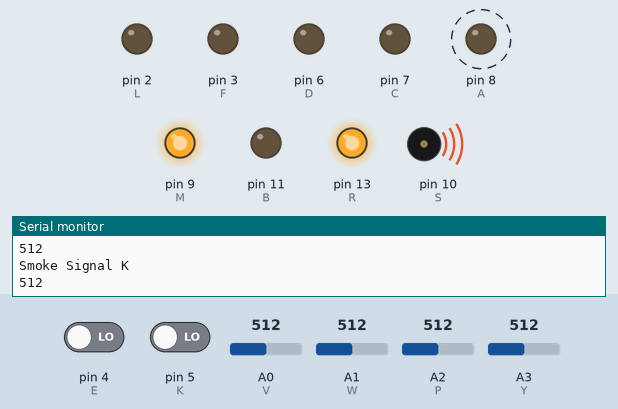
Simulated run of this sketch. Board: Arduino Uno, built with avr-gcc and run on an emulated ATmega328P. Parts: output pins drawn as LEDs (lit = HIGH), buzzer (waves = sounding), the last lines printed to the serial monitor. Dashed ring = blinking. The test bench sets the inputs (shaded band); at power-on: A0 (V) = 512, pin 5 (K) LOW, pin 4 (E) LOW, A1 (W) = 512, A2 (P) = 512, A3 (Y) = 512. Pins used as bus, display or sensor lines are not drawn.

Above: at 1.26 s.
1.3 s: A0 (V) set to 23
4.3 s: A0 (V) set to 18
At 4.93 s:
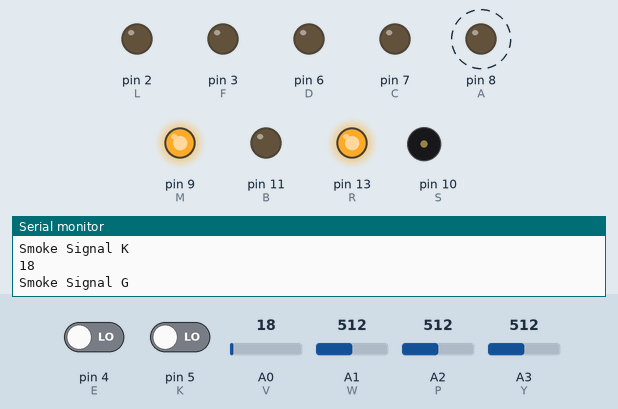
7.3 s: pin 5 (K) driven HIGH
At 8.1 s:
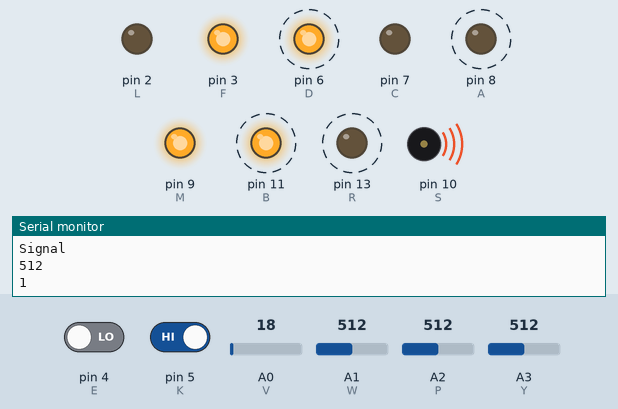
10.3 s: pin 4 (E) driven HIGH
At 12.2 s:
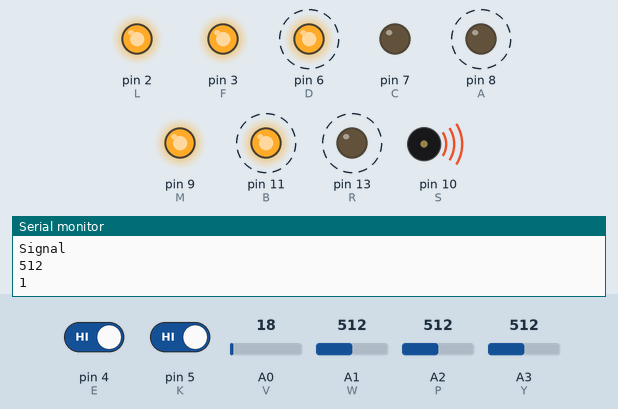
13.3 s: pin 5 (K) driven LOW
At 14.4 s:
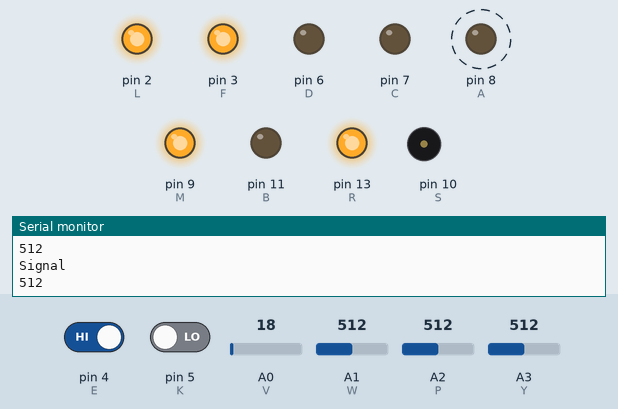
16.3 s: pin 4 (E) driven LOW
At 20.15 s:
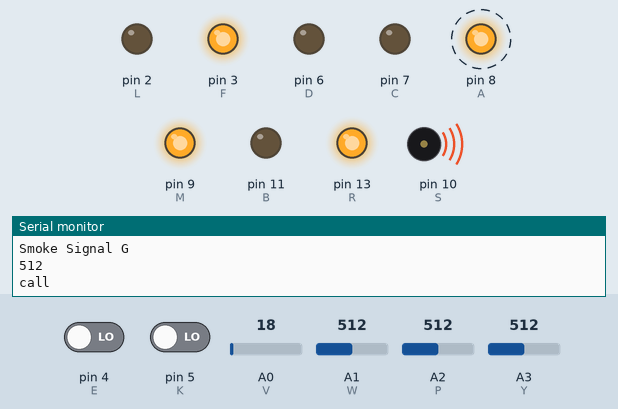
Timing chart, 0 to 20.3 s (numbered marks = the images above; inputs shaded):
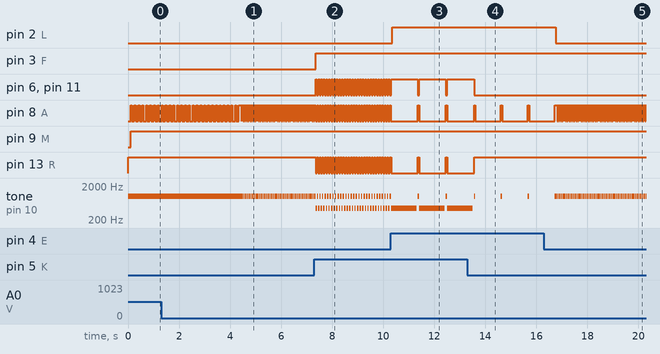

Measured:
- the behaviour switches between 21 and 20 on A0 (V) (found by bisection; images 0 and 1)
- after the input at 4.3 s, pin 8 (A): alternates HIGH for 0.05 s and LOW for 0.02 s, starting after 0.15 s; tone on pin 10 (S): alternates 1000 Hz for 0.05 s and silent for 0.02 s, starting after 0.15 s
- after the input at 7.3 s, pin 3 (F): LOW → HIGH after 0.06 s; pin 6 (D), pin 11 (B), pin 13 (R): alternates HIGH for 0.05 s and LOW for 0.05 s, starting after 0.06 s; pin 8 (A): alternates HIGH for 0.05 s and LOW for 0.05 s, starting after 0.21 s; tone on pin 10 (S): alternates 1000 Hz for 0.05 s and 440 Hz for 0.05 s, starting after 0.06 s
- after the input at 10.3 s, pin 2 (L): LOW → HIGH after 0.06 s; pin 6 (D), pin 11 (B): alternates HIGH for 1.1 s and LOW for 0.05 s, starting after 1.1 s; pin 8 (A), pin 13 (R): alternates HIGH for 0.05 s and LOW for 1.1 s, starting after 1.1 s
- after the input at 13.3 s, pin 6 (D), pin 11 (B): goes on until 13.6 s, then stays LOW; pin 13 (R): goes on until 13.6 s, then stays HIGH
- after the input at 16.3 s, pin 2 (L): HIGH → LOW after 0.47 s; pin 8 (A): alternates HIGH for 0.05 s and LOW for 0.02 s, starting after 0.52 s; tone on pin 10 (S): alternates 1000 Hz for 0.05 s and silent for 0.02 s, starting after 0.52 s
- by itself, pin 8 (A): alternates HIGH for 0.05 s and LOW for 0.10 s

The sketch:

DSH.ino
```cpp
/* code for no activity:

// HOMESHH - Capstone Prototype
// by Niam Moltta

const int Green =12;
const int Blue =11;
const int Red =13;

void setup()
{

  pinMode(Green, OUTPUT);
  pinMode(Blue, OUTPUT);
  pinMode(Red, OUTPUT);

}

void loop() {

  //Red
  digitalWrite(Red, HIGH);
  digitalWrite(Blue, LOW);
  digitalWrite(Green, LOW);
  delay(1000);
  //Green
  digitalWrite(Red, LOW);
  digitalWrite(Blue, LOW);
  digitalWrite(Green, HIGH);
  delay(1000);
  //Blue
  digitalWrite(Red, LOW);
  digitalWrite(Blue, HIGH);
  digitalWrite(Green, LOW);
  delay(1000);
  //Magenta
  digitalWrite(Red, HIGH);
  digitalWrite(Blue, HIGH);
  digitalWrite(Green, LOW);
  delay(1000);
  //Cyan
  digitalWrite(Red, LOW);
  digitalWrite(Blue, HIGH);
  digitalWrite(Green, HIGH);
  delay(1000);
  //Yellow
  digitalWrite(Red, HIGH);
  digitalWrite(Blue, LOW);
  digitalWrite(Green, HIGH);
  delay(1000);
}

*/

//Real Code:**********************************************************************:

// HomeShh - IoT Specialization Capstone Project
// Smart Home for deaf people
// by Tania Molina.

const int G =12;
const int B =11;
const int R =13;
const int S = 10;
const int A = 8;
const int C = 7;
const int D = 6;
const int K = 5;
const int M = 9;
const int E = 4;
const int F = 3;
const int L = 2;
const int Y = A3;
const int P = A2;
const int V = A0;
const int W = A1;

int s = 0;
int c = 0;
int ms = 0;
int db = 0;

void setup()
{
  pinMode(G, OUTPUT);
  pinMode(B, OUTPUT);
  pinMode(R, OUTPUT);
  pinMode(S, OUTPUT);
  pinMode(M, OUTPUT);
  pinMode(A, OUTPUT);
  pinMode(C, OUTPUT);
  pinMode(D, OUTPUT);
  pinMode(F, OUTPUT);
  pinMode(L, OUTPUT);
  Serial.begin(9600);
  pinMode(K, INPUT);
  pinMode(V, INPUT);
  pinMode(E, INPUT);
  pinMode(W, INPUT);
  pinMode(Y, INPUT);
  pinMode(P, INPUT);

  Nothing();
  OffS();
  digitalWrite(M, LOW);
  digitalWrite(L, LOW);
  digitalWrite(F, LOW);
  digitalWrite(S, LOW);
  noTone(S);

}

void loop() {

   //Car present
  long car = digitalRead(E);

 if(car == HIGH) {

   digitalWrite(L, HIGH);
   delay(1000); //time for simulation purposes

 }

  else

   {

    digitalWrite(L, LOW);

  }

  //Fire simulation
  s = analogRead(V);
  Serial.println("Smoke Signal K");
  Serial.println(s);

  if (s > 20) {

    Fire();
    tone(S, 1000);
    delay(100);
    analogWrite(M, 255);

  }

  else {

    noTone(S);
    Nothing();
    OffS();

  }

  ms = analogRead(W);
  Serial.println("Smoke Signal G");
  Serial.println(ms);

  if (ms > 20) {

    Fire();
    FireS();
    tone(S, 1000);
    delay(50);
    analogWrite(M, 255);

  }

  else {

    noTone(S);
    Nothing();
    OffS();
  }

  //Phone simulation

  c = analogRead(Y);
  Serial.println("call");
  Serial.println(c);

  if (c == 1023) {

    Phone();
    PhoneS();
    tone(S, 700);
    delay(50);
    analogWrite(M, 255);

  }

  else {

    noTone(S);
    Nothing();
    OffS();

  }

  //Doorbell simulation
  db = analogRead(P);
  Serial.println("Signal");
  Serial.println(db);
  if (db == 1023) {

    Doorbell();
    DoorbellS();
    tone(S, 330);
    delay(35);
    tone(S, 261);
    delay(35);
    analogWrite(M, 255);

  }

  else {

    noTone(S);
    Nothing();
    OffS();

  }

  //Burglar Simulation

long b = digitalRead(K);

 if(b == HIGH) {

   Robbery();
   RobberyS();
   tone(S, 440, 1000);
   digitalWrite(F, HIGH);
   Serial.println(b);
   delay(50);
   analogWrite(M, 255);

  }

  else

   {

    OffS();
    noTone(S);

  }

}

//RGB**************************//

void Fire() {
  //RED!
  digitalWrite(R, HIGH);
  digitalWrite(B, LOW);
  digitalWrite(G, LOW);
}
void Doorbell() {
  //GREEN
  digitalWrite(R, LOW);
  digitalWrite(B, LOW);
  digitalWrite(G, HIGH);
}
void Robbery() {
  //BLUE
  digitalWrite(R, LOW);
  digitalWrite(B, HIGH);
  digitalWrite(G, LOW);
}
void Noise() { //ABOVE 120db!!!
  //MAGENTA (OPTIONAL WITH RASPBERRY PI)
  digitalWrite(R, HIGH);
  digitalWrite(B, HIGH);
  digitalWrite(G, LOW);
}
void Phone() {
  //CYAN
  digitalWrite(R, LOW);
  digitalWrite(B, HIGH);
  digitalWrite(G, HIGH);
}
void Nothing() {
  //YELLOW
  digitalWrite(R, HIGH);
  digitalWrite(B, LOW);
  digitalWrite(G, HIGH);
}
 //END MAIN RGB's**************************

//BEDROOM FAN ALARM RGB

 void FireS() {
  //RED!
  digitalWrite(A, HIGH);
  digitalWrite(D, LOW);
  digitalWrite(C, LOW);
}
void DoorbellS() {
  //GREEN
  digitalWrite(A, LOW);
  digitalWrite(D, LOW);
  digitalWrite(C, HIGH);
}
void RobberyS() {
  //BLUE
  digitalWrite(A, LOW);
  digitalWrite(D, HIGH);
  digitalWrite(C, LOW);
}
void NoiseS() { //ABOVE 120db!!!
  //MAGENTA (optional for RASPBERRY PI, since this simulator doesn't have microphones)
  digitalWrite(A, HIGH);
  digitalWrite(D, HIGH);
  digitalWrite(C, LOW);
}
void PhoneS() {
  //CYAN
  digitalWrite(A, LOW);
  digitalWrite(D, HIGH);
  digitalWrite(C, HIGH);
}
void NothingS() {
  //YELLOW
  digitalWrite(A, HIGH);
  digitalWrite(D, LOW);
  digitalWrite(C, HIGH);
}
 void OffS() {
  digitalWrite(A, LOW);
  digitalWrite(D, LOW);
  digitalWrite(C, LOW);
}

/* ************************END************************************************************/
```
